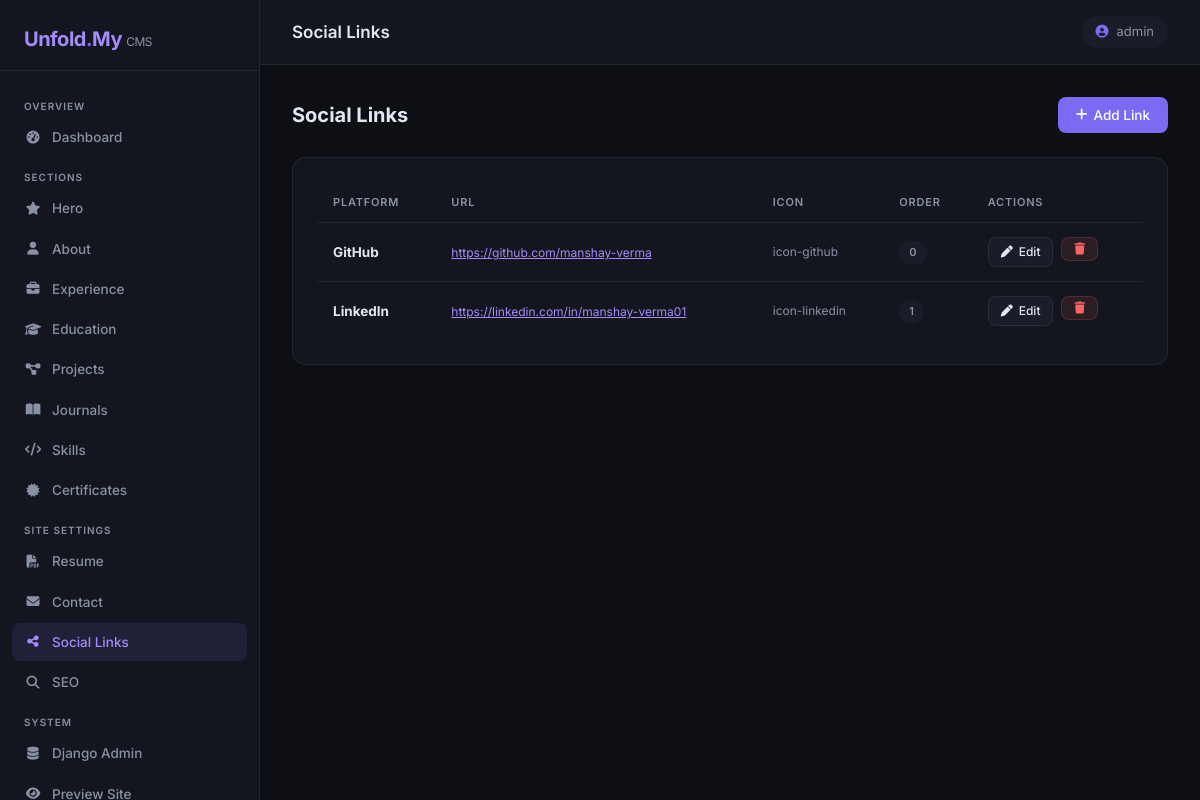
/admin-panel/social/ (signed in), run on an earlier commit of the app's database.
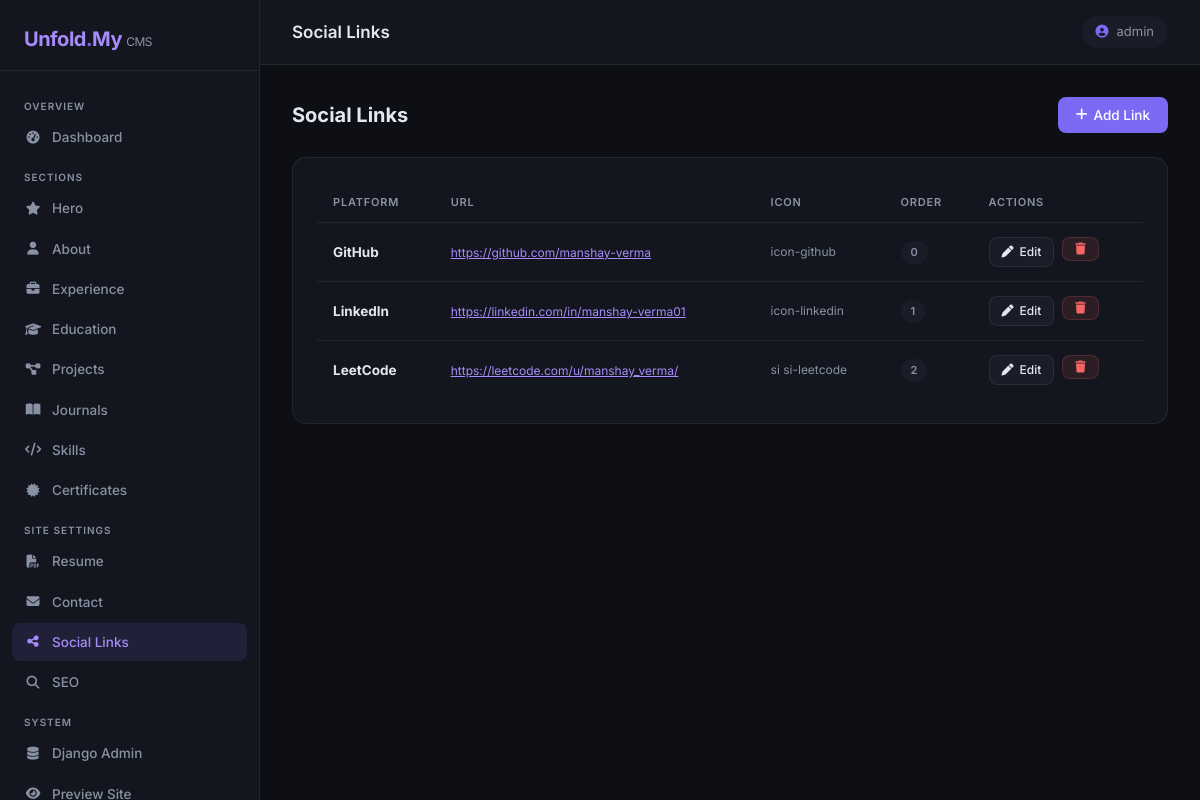
And on a later commit of the database.
### profile_1/models.py (models this page shows, shortened)
class SocialLink(models.Model):
    platform = models.CharField(max_length=100)
    url = models.URLField()
    icon = models.CharField(max_length=100, blank=True, help_text="Icon class name, e.g. icon-twitter")
    display_order = models.PositiveIntegerField(default=0)
    class Meta:
        ordering = ["display_order", "platform"]

### profile_1/admin_panel/views.py (the view)
# urls.py: path("social/",            views.social_list,         name="social"),
@staff_required
def social_list(request):
    items = SocialLink.objects.all()
    return render(request, "admin-panel/social.html", {"items": items})

### profile_1/admin_panel/views.py (called while the page is built)
def staff_required(view_func):
    @wraps(view_func)
    def wrapper(request, *args, **kwargs):
        if not (request.user.is_authenticated and request.user.is_staff):
            return redirect("admin_panel:login")
        return view_func(request, *args, **kwargs)
    return wrapper

### profile_1/templates/admin-panel/social.html (shortened to what this page needs)
{% extends "admin-panel/base.html" %}
{% block page_title_header %}Social Links{% endblock %}
{% block nav_social %}active{% endblock %}
{% block content %}
<div class="page-header">
  <h2>Social Links</h2>
  <a href="{% url 'admin_panel:social-add' %}" class="btn-panel btn-primary-panel"><i class="fa-solid fa-plus"></i> Add Link</a>
</div>
<div class="panel-card">
  {% if items %}
  <table class="panel-table">
    <thead>
      <tr><th>Platform</th><th>URL</th><th>Icon</th><th>Order</th><th>Actions</th></tr>
    </thead>
    <tbody>
      {% for item in items %}
      <tr>
        <td><strong>{{ item.platform }}</strong></td>
        <td><a href="{{ item.url }}" target="_blank" style="color:var(--accent2);font-size:12px;">{{ item.url|truncatechars:40 }}</a></td>
        <td style="color:var(--muted);font-size:12px;">{{ item.icon|default:"—" }}</td>
        <td><span class="badge-panel badge-muted">{{ item.display_order }}</span></td>
        <td>
          <div style="display:flex;gap:8px;">
            <a href="{% url 'admin_panel:social-edit' item.pk %}" class="btn-panel btn-secondary-panel btn-sm-panel"><i class="fa-solid fa-pen"></i> Edit</a>
            <form method="post" action="{% url 'admin_panel:social-delete' item.pk %}" style="display:inline;" onsubmit="return confirm('Delete?')">
              {% csrf_token %}<button type="submit" class="btn-panel btn-danger-panel btn-sm-panel"><i class="fa-solid fa-trash"></i></button>
            </form>
          </div>
        </td>
      </tr>
      {% endfor %}
    </tbody>
  </table>
  {% else %}
  <div class="empty-state"><i class="fa-solid fa-share-nodes"></i>No social links yet.</div>
  {% endif %}
</div>
{% endblock %}

What changed in the data, as far as the page shows it:
added SocialLink: platform "LeetCode", url "https://leetcode.com/u/manshay_verma/", icon "si si-leetcode", display_order "2"
